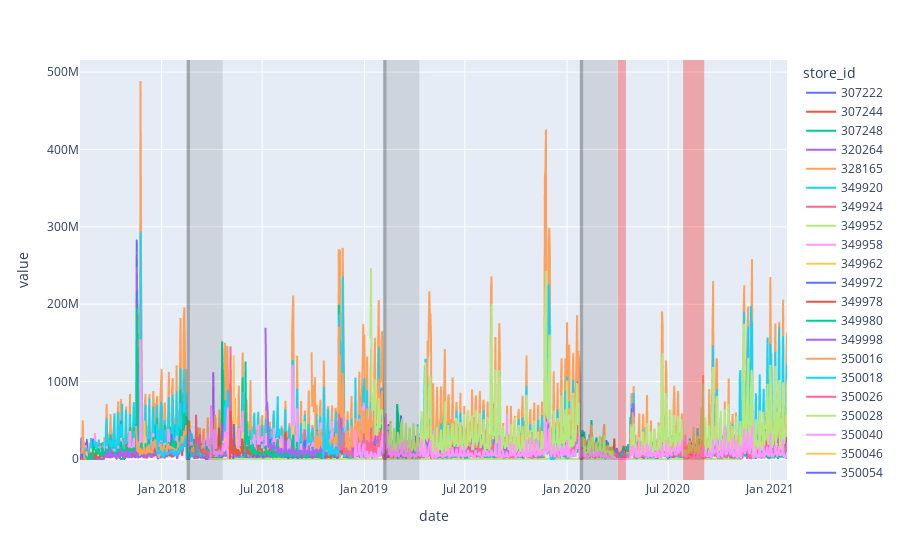

Write notebook code for a chart like this one.
### Markdown cell above
---
# Visual inspection
## Time plot

Insights from time plot:
* The dataset spans between August 2017 and January 2021, inclusively. Although more recent data is available, we decide to exclude them because since February 2021, Vietnam went through consecutive COVID lockdown periods during which, non-essential activities (including fashion retailing) had been largely inactive.
* There is no obvious upward or downward trend in the dataset.
* Weekly seasonality is very clear. Most peaks occur on Sundays. 
* Annual seasonality also exists:
    * The highest peaks take place at the end of November due to the major promotions of Black Friday every year.
    * The troughs occur on January/February due to Lunar New Year holidays. Total store sales remains low in the 2 next months.

### Code cell
# fig = df_wide.iloc[:, :4].plot()
fig = df_wide.plot()

# Lunar New Year
fig.add_vrect(x0='2018-02-15', x1='2018-02-21', line_width=0, fillcolor="black", opacity=0.3)
fig.add_vrect(x0='2018-02-21', x1='2018-04-21', line_width=0, fillcolor="black", opacity=0.1) # 2 following months
fig.add_vrect(x0='2019-02-04', x1='2019-02-10', line_width=0, fillcolor="black", opacity=0.3)
fig.add_vrect(x0='2019-02-10', x1='2019-04-10', line_width=0, fillcolor="black", opacity=0.1) # 2 following months
fig.add_vrect(x0='2020-01-24', x1='2020-01-30', line_width=0, fillcolor="black", opacity=0.3)
fig.add_vrect(x0='2020-01-30', x1='2020-03-31', line_width=0, fillcolor="black", opacity=0.1) # 2 following months

# COVID
fig.add_vrect(x0='2020-04-01', x1='2020-04-16', line_width=0, fillcolor="red", opacity=0.3) # whole country
fig.add_vrect(x0='2020-07-28', x1='2020-09-04', line_width=0, fillcolor="red", opacity=0.3) # Da Nang

fig.show()

### Figure 1 — Plotly figure (JSON) as saved in the notebook; plotly's stock layout.template omitted (floating-point values rounded to 4 significant figures; data arrays with more than 128 entries replaced by an {"elided": "..."} marker saying what was removed)
{"data": [{"hovertemplate": "store_id=307222<br>date=%{x}<br>value=%{y}<extra></extra>", "legendgroup": "307222", "line": {"color": "#636efa", "dash": "solid"}, "marker": {"symbol": "circle"}, "mode": "lines", "name": "307222", "showlegend": true, "type": "scattergl", "x": {"elided": "1274 str values"}, "xaxis": "x", "y": {"elided": "1274 int values"}, "yaxis": "y"}, {"hovertemplate": "store_id=307244<br>date=%{x}<br>value=%{y}<extra></extra>", "legendgroup": "307244", "line": {"color": "#EF553B", "dash": "solid"}, "marker": {"symbol": "circle"}, "mode": "lines", "name": "307244", "showlegend": true, "type": "scattergl", "x": {"elided": "1274 str values"}, "xaxis": "x", "y": {"elided": "1274 int values"}, "yaxis": "y"}, {"hovertemplate": "store_id=307248<br>date=%{x}<br>value=%{y}<extra></extra>", "legendgroup": "307248", "line": {"color": "#00cc96", "dash": "solid"}, "marker": {"symbol": "circle"}, "mode": "lines", "name": "307248", "showlegend": true, "type": "scattergl", "x": {"elided": "1274 str values"}, "xaxis": "x", "y": {"elided": "1274 int values"}, "yaxis": "y"}, {"hovertemplate": "store_id=320264<br>date=%{x}<br>value=%{y}<extra></extra>", "legendgroup": "320264", "line": {"color": "#ab63fa", "dash": "solid"}, "marker": {"symbol": "circle"}, "mode": "lines", "name": "320264", "showlegend": true, "type": "scattergl", "x": {"elided": "1274 str values"}, "xaxis": "x", "y": {"elided": "1274 int values"}, "yaxis": "y"}, {"hovertemplate": "store_id=328165<br>date=%{x}<br>value=%{y}<extra></extra>", "legendgroup": "328165", "line": {"color": "#FFA15A", "dash": "solid"}, "marker": {"symbol": "circle"}, "mode": "lines", "name": "328165", "showlegend": true, "type": "scattergl", "x": {"elided": "1274 str values"}, "xaxis": "x", "y": {"elided": "1274 int values"}, "yaxis": "y"}, {"hovertemplate": "store_id=349920<br>date=%{x}<br>value=%{y}<extra></extra>", "legendgroup": "349920", "line": {"color": "#19d3f3", "dash": "solid"}, "marker": {"symbol": "circle"}, "mode": "lines", "name": "349920", "showlegend": true, "type": "scattergl", "x": {"elided": "1274 str values"}, "xaxis": "x", "y": {"elided": "1274 int values"}, "yaxis": "y"}, {"hovertemplate": "store_id=349924<br>date=%{x}<br>value=%{y}<extra></extra>", "legendgroup": "349924", "line": {"color": "#FF6692", "dash": "solid"}, "marker": {"symbol": "circle"}, "mode": "lines", "name": "349924", "showlegend": true, "type": "scattergl", "x": {"elided": "1274 str values"}, "xaxis": "x", "y": {"elided": "1274 int values"}, "yaxis": "y"}, {"hovertemplate": "store_id=349952<br>date=%{x}<br>value=%{y}<extra></extra>", "legendgroup": "349952", "line": {"color": "#B6E880", "dash": "solid"}, "marker": {"symbol": "circle"}, "mode": "lines", "name": "349952", "showlegend": true, "type": "scattergl", "x": {"elided": "1274 str values"}, "xaxis": "x", "y": {"elided": "1274 int values"}, "yaxis": "y"}, {"hovertemplate": "store_id=349958<br>date=%{x}<br>value=%{y}<extra></extra>", "legendgroup": "349958", "line": {"color": "#FF97FF", "dash": "solid"}, "marker": {"symbol": "circle"}, "mode": "lines", "name": "349958", "showlegend": true, "type": "scattergl", "x": {"elided": "1274 str values"}, "xaxis": "x", "y": {"elided": "1274 int values"}, "yaxis": "y"}, {"hovertemplate": "store_id=349962<br>date=%{x}<br>value=%{y}<extra></extra>", "legendgroup": "349962", "line": {"color": "#FECB52", "dash": "solid"}, "marker": {"symbol": "circle"}, "mode": "lines", "name": "349962", "showlegend": true, "type": "scattergl", "x": {"elided": "1274 str values"}, "xaxis": "x", "y": {"elided": "1274 int values"}, "yaxis": "y"}, {"hovertemplate": "store_id=349972<br>date=%{x}<br>value=%{y}<extra></extra>", "legendgroup": "349972", "line": {"color": "#636efa", "dash": "solid"}, "marker": {"symbol": "circle"}, "mode": "lines", "name": "349972", "showlegend": true, "type": "scattergl", "x": {"elided": "1274 str values"}, "xaxis": "x", "y": {"elided": "1274 int values"}, "yaxis": "y"}, {"hovertemplate": "store_id=349978<br>date=%{x}<br>value=%{y}<extra></extra>", "legendgroup": "349978", "line": {"color": "#EF553B", "dash": "solid"}, "marker": {"symbol": "circle"}, "mode": "lines", "name": "349978", "showlegend": true, "type": "scattergl", "x": {"elided": "1274 str values"}, "xaxis": "x", "y": {"elided": "1274 int values"}, "yaxis": "y"}, {"hovertemplate": "store_id=349980<br>date=%{x}<br>value=%{y}<extra></extra>", "legendgroup": "349980", "line": {"color": "#00cc96", "dash": "solid"}, "marker": {"symbol": "circle"}, "mode": "lines", "name": "349980", "showlegend": true, "type": "scattergl", "x": {"elided": "1274 str values"}, "xaxis": "x", "y": {"elided": "1274 int values"}, "yaxis": "y"}, {"hovertemplate": "store_id=349998<br>date=%{x}<br>value=%{y}<extra></extra>", "legendgroup": "349998", "line": {"color": "#ab63fa", "dash": "solid"}, "marker": {"symbol": "circle"}, "mode": "lines", "name": "349998", "showlegend": true, "type": "scattergl", "x": {"elided": "1274 str values"}, "xaxis": "x", "y": {"elided": "1274 int values"}, "yaxis": "y"}, {"hovertemplate": "store_id=350016<br>date=%{x}<br>value=%{y}<extra></extra>", "legendgroup": "350016", "line": {"color": "#FFA15A", "dash": "solid"}, "marker": {"symbol": "circle"}, "mode": "lines", "name": "350016", "showlegend": true, "type": "scattergl", "x": {"elided": "1274 str values"}, "xaxis": "x", "y": {"elided": "1274 int values"}, "yaxis": "y"}, {"hovertemplate": "store_id=350018<br>date=%{x}<br>value=%{y}<extra></extra>", "legendgroup": "350018", "line": {"color": "#19d3f3", "dash": "solid"}, "marker": {"symbol": "circle"}, "mode": "lines", "name": "350018", "showlegend": true, "type": "scattergl", "x": {"elided": "1274 str values"}, "xaxis": "x", "y": {"elided": "1274 int values"}, "yaxis": "y"}, {"hovertemplate": "store_id=350026<br>date=%{x}<br>value=%{y}<extra></extra>", "legendgroup": "350026", "line": {"color": "#FF6692", "dash": "solid"}, "marker": {"symbol": "circle"}, "mode": "lines", "name": "350026", "showlegend": true, "type": "scattergl", "x": {"elided": "1274 str values"}, "xaxis": "x", "y": {"elided": "1274 int values"}, "yaxis": "y"}, {"hovertemplate": "store_id=350028<br>date=%{x}<br>value=%{y}<extra></extra>", "legendgroup": "350028", "line": {"color": "#B6E880", "dash": "solid"}, "marker": {"symbol": "circle"}, "mode": "lines", "name": "350028", "showlegend": true, "type": "scattergl", "x": {"elided": "1274 str values"}, "xaxis": "x", "y": {"elided": "1274 int values"}, "yaxis": "y"}, {"hovertemplate": "store_id=350040<br>date=%{x}<br>value=%{y}<extra></extra>", "legendgroup": "350040", "line": {"color": "#FF97FF", "dash": "solid"}, "marker": {"symbol": "circle"}, "mode": "lines", "name": "350040", "showlegend": true, "type": "scattergl", "x": {"elided": "1274 str values"}, "xaxis": "x", "y": {"elided": "1274 int values"}, "yaxis": "y"}, {"hovertemplate": "store_id=350046<br>date=%{x}<br>value=%{y}<extra></extra>", "legendgroup": "350046", "line": {"color": "#FECB52", "dash": "solid"}, "marker": {"symbol": "circle"}, "mode": "lines", "name": "350046", "showlegend": true, "type": "scattergl", "x": {"elided": "1274 str values"}, "xaxis": "x", "y": {"elided": "1274 int values"}, "yaxis": "y"}, {"hovertemplate": "store_id=350054<br>date=%{x}<br>value=%{y}<extra></extra>", "legendgroup": "350054", "line": {"color": "#636efa", "dash": "solid"}, "marker": {"symbol": "circle"}, "mode": "lines", "name": "350054", "showlegend": true, "type": "scattergl", "x": {"elided": "1274 str values"}, "xaxis": "x", "y": {"elided": "1274 int values"}, "yaxis": "y"}, {"hovertemplate": "store_id=350056<br>date=%{x}<br>value=%{y}<extra></extra>", "legendgroup": "350056", "line": {"color": "#EF553B", "dash": "solid"}, "marker": {"symbol": "circle"}, "mode": "lines", "name": "350056", "showlegend": true, "type": "scattergl", "x": {"elided": "1274 str values"}, "xaxis": "x", "y": {"elided": "1274 int values"}, "yaxis": "y"}, {"hovertemplate": "store_id=350060<br>date=%{x}<br>value=%{y}<extra></extra>", "legendgroup": "350060", "line": {"color": "#00cc96", "dash": "solid"}, "marker": {"symbol": "circle"}, "mode": "lines", "name": "350060", "showlegend": true, "type": "scattergl", "x": {"elided": "1274 str values"}, "xaxis": "x", "y": {"elided": "1274 int values"}, "yaxis": "y"}, {"hovertemplate": "store_id=354468<br>date=%{x}<br>value=%{y}<extra></extra>", "legendgroup": "354468", "line": {"color": "#ab63fa", "dash": "solid"}, "marker": {"symbol": "circle"}, "mode": "lines", "name": "354468", "showlegend": true, "type": "scattergl", "x": {"elided": "1274 str values"}, "xaxis": "x", "y": {"elided": "1274 int values"}, "yaxis": "y"}, {"hovertemplate": "store_id=387240<br>date=%{x}<br>value=%{y}<extra></extra>", "legendgroup": "387240", "line": {"color": "#FFA15A", "dash": "solid"}, "marker": {"symbol": "circle"}, "mode": "lines", "name": "387240", "showlegend": true, "type": "scattergl", "x": {"elided": "1274 str values"}, "xaxis": "x", "y": {"elided": "1274 int values"}, "yaxis": "y"}, {"hovertemplate": "store_id=412585<br>date=%{x}<br>value=%{y}<extra></extra>", "legendgroup": "412585", "line": {"color": "#19d3f3", "dash": "solid"}, "marker": {"symbol": "circle"}, "mode": "lines", "name": "412585", "showlegend": true, "type": "scattergl", "x": {"elided": "1274 str values"}, "xaxis": "x", "y": {"elided": "1274 int values"}, "yaxis": "y"}, {"hovertemplate": "store_id=441997<br>date=%{x}<br>value=%{y}<extra></extra>", "legendgroup": "441997", "line": {"color": "#FF6692", "dash": "solid"}, "marker": {"symbol": "circle"}, "mode": "lines", "name": "441997", "showlegend": true, "type": "scattergl", "x": {"elided": "1274 str values"}, "xaxis": "x", "y": {"elided": "1274 int values"}, "yaxis": "y"}, {"hovertemplate": "store_id=451647<br>date=%{x}<br>value=%{y}<extra></extra>", "legendgroup": "451647", "line": {"color": "#B6E880", "dash": "solid"}, "marker": {"symbol": "circle"}, "mode": "lines", "name": "451647", "showlegend": true, "type": "scattergl", "x": {"elided": "1274 str values"}, "xaxis": "x", "y": {"elided": "1274 int values"}, "yaxis": "y"}, {"hovertemplate": "store_id=452387<br>date=%{x}<br>value=%{y}<extra></extra>", "legendgroup": "452387", "line": {"color": "#FF97FF", "dash": "solid"}, "marker": {"symbol": "circle"}, "mode": "lines", "name": "452387", "showlegend": true, "type": "scattergl", "x": {"elided": "1274 str values"}, "xaxis": "x", "y": {"elided": "1274 int values"}, "yaxis": "y"}, {"hovertemplate": "store_id=461349<br>date=%{x}<br>value=%{y}<extra></extra>", "legendgroup": "461349", "line": {"color": "#FECB52", "dash": "solid"}, "marker": {"symbol": "circle"}, "mode": "lines", "name": "461349", "showlegend": true, "type": "scattergl", "x": {"elided": "1274 str values"}, "xaxis": "x", "y": {"elided": "1274 int values"}, "yaxis": "y"}, {"hovertemplate": "store_id=464495<br>date=%{x}<br>value=%{y}<extra></extra>", "legendgroup": "464495", "line": {"color": "#636efa", "dash": "solid"}, "marker": {"symbol": "circle"}, "mode": "lines", "name": "464495", "showlegend": true, "type": "scattergl", "x": {"elided": "1274 str values"}, "xaxis": "x", "y": {"elided": "1274 int values"}, "yaxis": "y"}, {"hovertemplate": "store_id=471477<br>date=%{x}<br>value=%{y}<extra></extra>", "legendgroup": "471477", "line": {"color": "#EF553B", "dash": "solid"}, "marker": {"symbol": "circle"}, "mode": "lines", "name": "471477", "showlegend": true, "type": "scattergl", "x": {"elided": "1274 str values"}, "xaxis": "x", "y": {"elided": "1274 int values"}, "yaxis": "y"}, {"hovertemplate": "store_id=476061<br>date=%{x}<br>value=%{y}<extra></extra>", "legendgroup": "476061", "line": {"color": "#00cc96", "dash": "solid"}, "marker": {"symbol": "circle"}, "mode": "lines", "name": "476061", "showlegend": true, "type": "scattergl", "x": {"elided": "1274 str values"}, "xaxis": "x", "y": {"elided": "1274 int values"}, "yaxis": "y"}, {"hovertemplate": "store_id=480733<br>date=%{x}<br>value=%{y}<extra></extra>", "legendgroup": "480733", "line": {"color": "#ab63fa", "dash": "solid"}, "marker": {"symbol": "circle"}, "mode": "lines", "name": "480733", "showlegend": true, "type": "scattergl", "x": {"elided": "1274 str values"}, "xaxis": "x", "y": {"elided": "1274 int values"}, "yaxis": "y"}, {"hovertemplate": "store_id=528854<br>date=%{x}<br>value=%{y}<extra></extra>", "legendgroup": "528854", "line": {"color": "#FFA15A", "dash": "solid"}, "marker": {"symbol": "circle"}, "mode": "lines", "name": "528854", "showlegend": true, "type": "scattergl", "x": {"elided": "1274 str values"}, "xaxis": "x", "y": {"elided": "1274 int values"}, "yaxis": "y"}, {"hovertemplate": "store_id=536898<br>date=%{x}<br>value=%{y}<extra></extra>", "legendgroup": "536898", "line": {"color": "#19d3f3", "dash": "solid"}, "marker": {"symbol": "circle"}, "mode": "lines", "name": "536898", "showlegend": true, "type": "scattergl", "x": {"elided": "1274 str values"}, "xaxis": "x", "y": {"elided": "1274 int values"}, "yaxis": "y"}, {"hovertemplate": "store_id=536902<br>date=%{x}<br>value=%{y}<extra></extra>", "legendgroup": "536902", "line": {"color": "#FF6692", "dash": "solid"}, "marker": {"symbol": "circle"}, "mode": "lines", "name": "536902", "showlegend": true, "type": "scattergl", "x": {"elided": "1274 str values"}, "xaxis": "x", "y": {"elided": "1274 int values"}, "yaxis": "y"}, {"hovertemplate": "store_id=566790<br>date=%{x}<br>value=%{y}<extra></extra>", "legendgroup": "566790", "line": {"color": "#B6E880", "dash": "solid"}, "marker": {"symbol": "circle"}, "mode": "lines", "name": "566790", "showlegend": true, "type": "scattergl", "x": {"elided": "1274 str values"}, "xaxis": "x", "y": {"elided": "1274 int values"}, "yaxis": "y"}, {"hovertemplate": "store_id=566792<br>date=%{x}<br>value=%{y}<extra></extra>", "legendgroup": "566792", "line": {"color": "#FF97FF", "dash": "solid"}, "marker": {"symbol": "circle"}, "mode": "lines", "name": "566792", "showlegend": true, "type": "scattergl", "x": {"elided": "1274 str values"}, "xaxis": "x", "y": {"elided": "1274 int values"}, "yaxis": "y"}], "layout": {"legend": {"title": {"text": "store_id"}, "tracegroupgap": 0}, "margin": {"t": 60}, "shapes": [{"fillcolor": "black", "line": {"width": 0}, "opacity": 0.3, "type": "rect", "x0": "2018-02-15", "x1": "2018-02-21", "xref": "x", "y0": 0, "y1": 1, "yref": "y domain"}, {"fillcolor": "black", "line": {"width": 0}, "opacity": 0.1, "type": "rect", "x0": "2018-02-21", "x1": "2018-04-21", "xref": "x", "y0": 0, "y1": 1, "yref": "y domain"}, {"fillcolor": "black", "line": {"width": 0}, "opacity": 0.3, "type": "rect", "x0": "2019-02-04", "x1": "2019-02-10", "xref": "x", "y0": 0, "y1": 1, "yref": "y domain"}, {"fillcolor": "black", "line": {"width": 0}, "opacity": 0.1, "type": "rect", "x0": "2019-02-10", "x1": "2019-04-10", "xref": "x", "y0": 0, "y1": 1, "yref": "y domain"}, {"fillcolor": "black", "line": {"width": 0}, "opacity": 0.3, "type": "rect", "x0": "2020-01-24", "x1": "2020-01-30", "xref": "x", "y0": 0, "y1": 1, "yref": "y domain"}, {"fillcolor": "black", "line": {"width": 0}, "opacity": 0.1, "type": "rect", "x0": "2020-01-30", "x1": "2020-03-31", "xref": "x", "y0": 0, "y1": 1, "yref": "y domain"}, {"fillcolor": "red", "line": {"width": 0}, "opacity": 0.3, "type": "rect", "x0": "2020-04-01", "x1": "2020-04-16", "xref": "x", "y0": 0, "y1": 1, "yref": "y domain"}, {"fillcolor": "red", "line": {"width": 0}, "opacity": 0.3, "type": "rect", "x0": "2020-07-28", "x1": "2020-09-04", "xref": "x", "y0": 0, "y1": 1, "yref": "y domain"}], "xaxis": {"anchor": "y", "domain": [0, 1], "title": {"text": "date"}}, "yaxis": {"anchor": "x", "domain": [0, 1], "title": {"text": "value"}}}}
